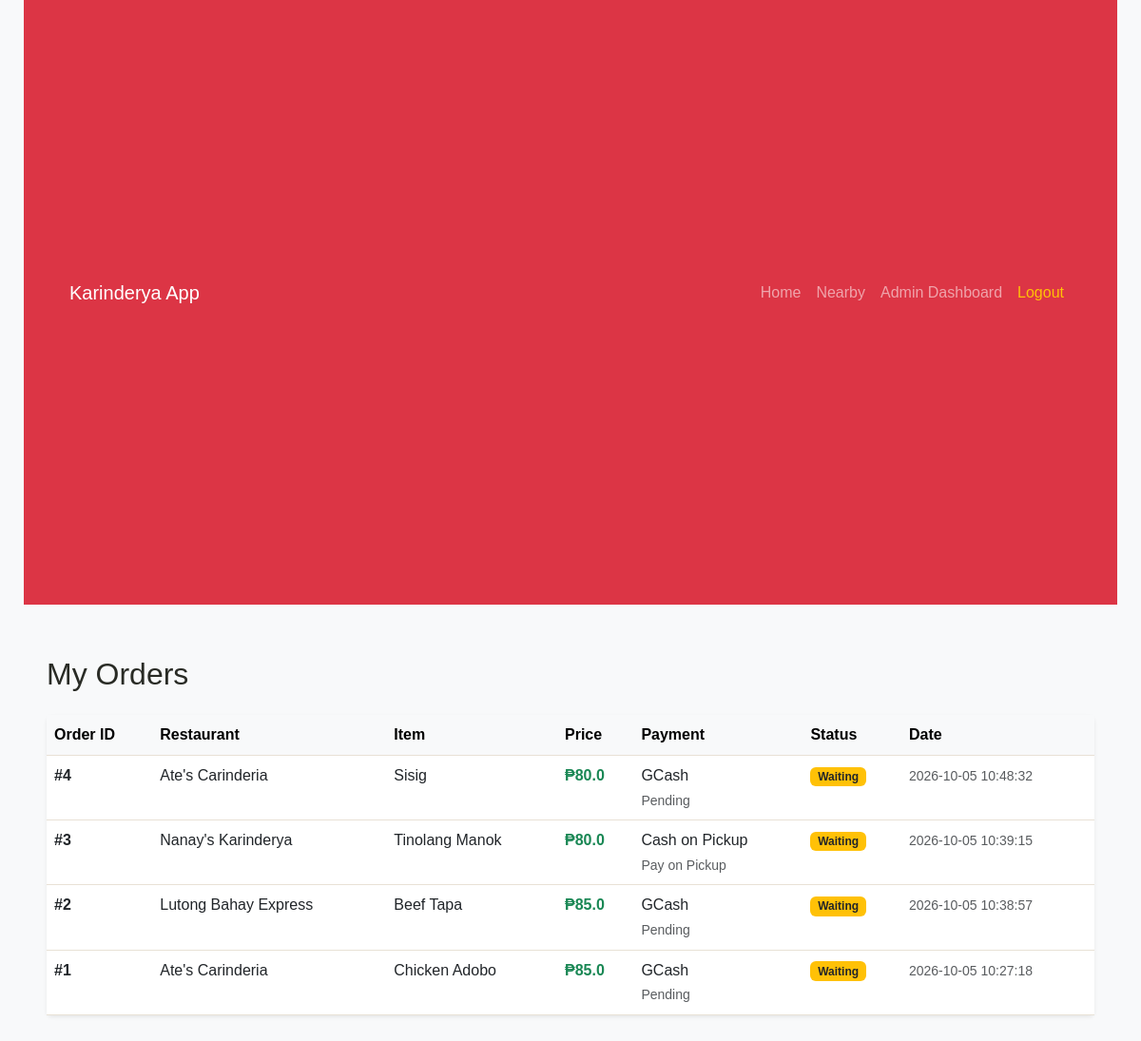
The page /queue/1 (signed in) on the database its author committed.
### tables this page shows
CREATE TABLE orders (

            id INTEGER PRIMARY KEY AUTOINCREMENT,

            username TEXT NOT NULL,

            restaurant_id INTEGER NOT NULL,

            restaurant_name TEXT NOT NULL,

            food TEXT NOT NULL,

            price REAL NOT NULL,

            payment_method TEXT NOT NULL,

            payment_status TEXT NOT NULL,

            order_status TEXT NOT NULL,

            created_at TEXT NOT NULL

        );

### app.py (the view, shortened to what this page needs)
@app.route("/queue/<int:order_id>")
def queue(order_id):
    if "username" not in session:
        return redirect(url_for("login"))
    conn = get_db()
    customer_orders = []
    try:
         if isinstance(conn, sqlite3.Connection):
             conn.row_factory = sqlite3.Row
             cursor = conn.cursor()
             order_columns = _table_columns(conn, "orders")
             if {"user_id", "item_id"}.issubset(order_columns) and "user_id" in session:
                  customer_orders = cursor.execute("""
                      SELECT o.*, m.name AS item_name
                      FROM orders o
                      LEFT JOIN menu_items m ON m.id = o.item_id
                      WHERE o.user_id = ?
                      ORDER BY o.id DESC
                  """, (session.get("user_id"),)).fetchall()
             elif "username" in order_columns:
                  customer_orders = cursor.execute(
                      "SELECT * FROM orders WHERE username = ? ORDER BY id DESC",
                      (session["username"],)
                  ).fetchall()
    except Exception as e:
        app.logger.exception(f"Database error while loading orders: {e}")
        abort(500)
    finally:
        conn.close()
    return render_template("orders.html", orders=customer_orders)

### app.py (called while the page is built, shortened)
def get_db():
    database_url = os.environ.get("DATABASE_URL")
    if not database_url:
        if os.environ.get("RAILWAY_ENVIRONMENT"):
            raise RuntimeError(
                "DATABASE_URL is missing in the Railway environment."
            )
        conn = sqlite3.connect(str(DATABASE))
        conn.row_factory = sqlite3.Row
        return conn

def _table_columns(db_conn, table_name):
    if isinstance(db_conn, sqlite3.Connection):
        cursor = db_conn.cursor()
        cursor.execute(f"PRAGMA table_info({table_name})")
        columns = [row[1] for row in cursor.fetchall()]
        return set(columns)
    else:
        cursor = db_conn.cursor()
        cursor.execute(f"SELECT column_name FROM information_schema.columns WHERE table_name = '{table_name}'")
        columns = [row[0] for row in cursor.fetchall()]
        return set(columns)

### templates/orders.html (shortened to what this page needs)
{% extends "base.html" %}
{% block content %}
<h2 class="mb-4">My Orders</h2>
<div class="card shadow-sm border-0">
    <div class="card-body p-0">
        <div class="table-responsive">
            <table class="table table-hover mb-0">
                <thead class="table-light">
                    <tr>
                        <th>Order ID</th>
                        <th>Restaurant</th>
                        <th>Item</th>
                        <th>Price</th>
                        <th>Payment</th>
                        <th>Status</th>
                        <th>Date</th>
                    </tr>
                </thead>
                <tbody>
                    {% for order in orders %}
                    <tr>
                        <td class="fw-bold">#{{ order.id }}</td>
                        <td>{{ order.restaurant_name }}</td>
                        <td>{{ order.food }}</td>
                        <td class="text-success fw-bold">₱{{ order.price }}</td>
                        <td>
                            {{ order.payment_method }}<br>
                            <small class="text-muted">{{ order.payment_status }}</small>
                        </td>
                        <td>
                            {% if order.order_status == 'Waiting' %}
                                <span class="badge bg-warning text-dark">Waiting</span>
                            {% else %}
                                <span class="badge bg-success">{{ order.order_status }}</span>
                            {% endif %}
                        </td>
                        <td><small class="text-muted">{{ order.created_at }}</small></td>
                    </tr>
                    {% else %}
                    <tr>
                        <td colspan="7" class="text-center py-5 text-muted">You have no orders yet.</td>
                    </tr>
                    {% endfor %}
                </tbody>
            </table>
        </div>
    </div>
</div>
{% endblock %}

### style.css/static/style.css (style rules this page uses)
* { box-sizing: border-box; }
body { margin: 0; background: #fffaf2; color: #292b25; font-family: Arial, sans-serif; line-height: 1.6; }
table { width: 100%; border-collapse: collapse; min-width: 650px; text-align: left; }
th, td { padding: 14px; border-bottom: 1px solid #e8e1d5; }
th { background: #f1e9d9; }

### rows shown on the page
orders: id "4", restaurant_name "Ate's Carinderia", food "Sisig", price "80.0", payment_method "GCash", payment_status "Pending", order_status "Waiting", created_at "2026-10-05 10:48:32"
orders: id "3", restaurant_name "Nanay's Karinderya", food "Tinolang Manok", price "80.0", payment_method "Cash on Pickup", payment_status "Pay on Pickup", order_status "Waiting", created_at "2026-10-05 10:39:15"
orders: id "2", restaurant_name "Lutong Bahay Express", food "Beef Tapa", price "85.0", payment_method "GCash", payment_status "Pending", order_status "Waiting", created_at "2026-10-05 10:38:57"
orders: id "1", restaurant_name "Ate's Carinderia", food "Chicken Adobo", price "85.0", payment_method "GCash", payment_status "Pending", order_status "Waiting", created_at "2026-10-05 10:27:18"
